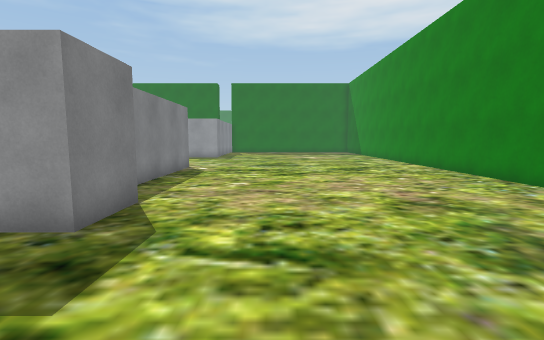
View 1 (above)

16 first-person views from a walk through a Unity game level. The camera is 1.3 m above the floor, tilts 6° down and sees 85° across. The floor is counted in squares, 1 m on a side. Each view is taken from the middle of a square. On the plan, view 1 faces up. The plan holds only what a view shows up to about 14 squares ahead; the rest is blank. The place goes on beyond the plan. The player is left out.

View 2
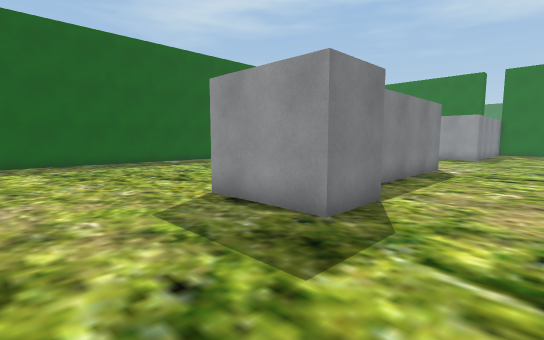

View 3
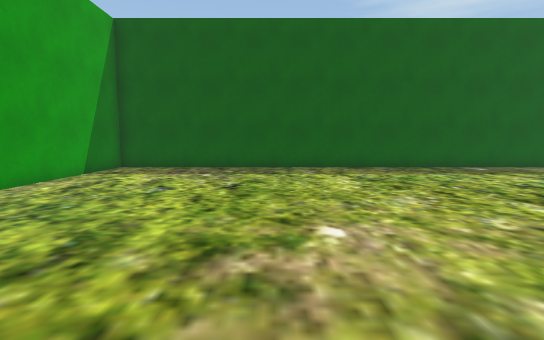

View 4
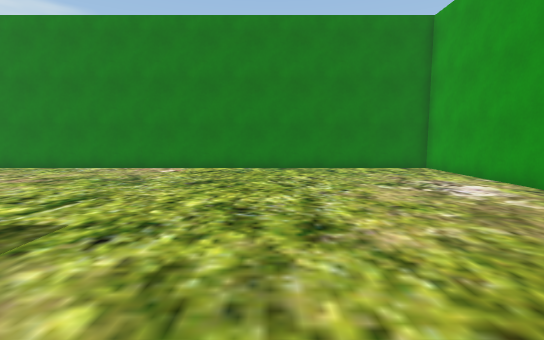

View 5
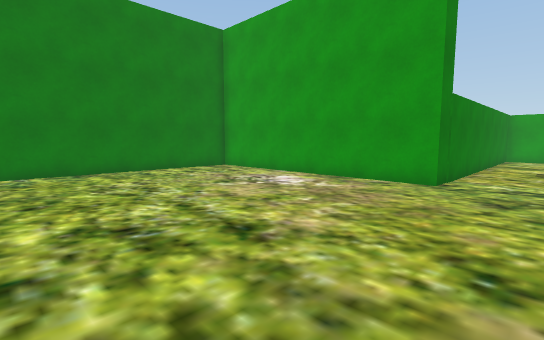

View 6
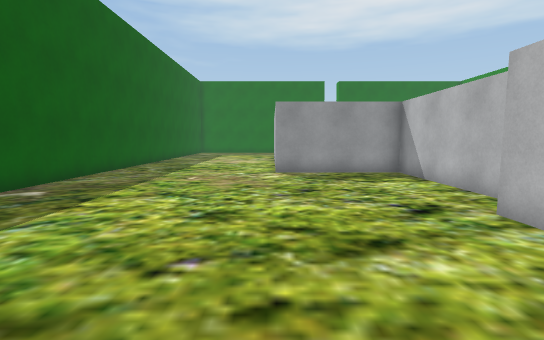

View 7
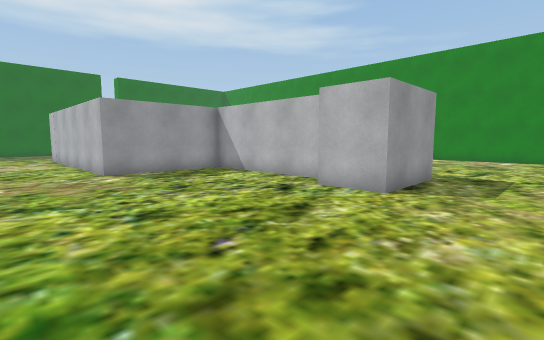

View 8
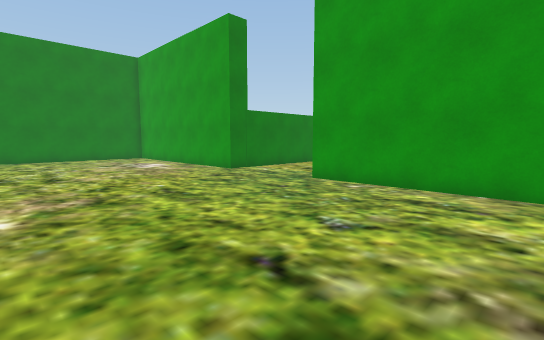

View 9
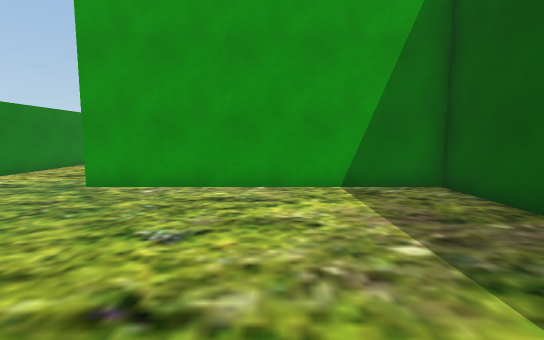

View 10
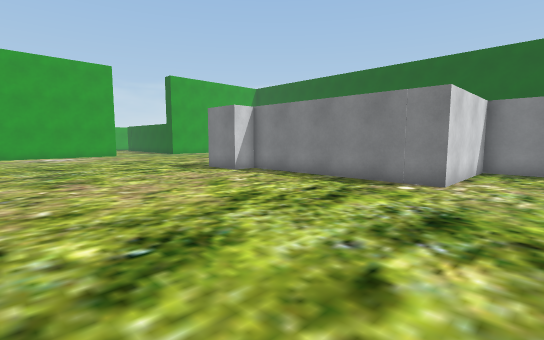

View 11
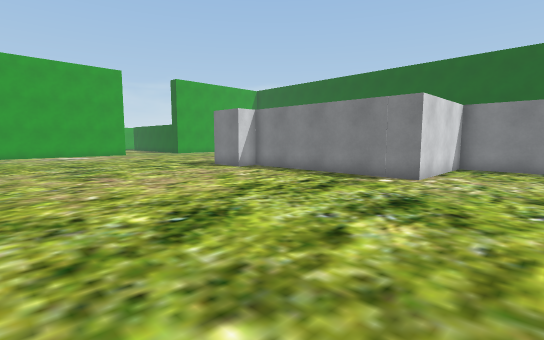

View 12
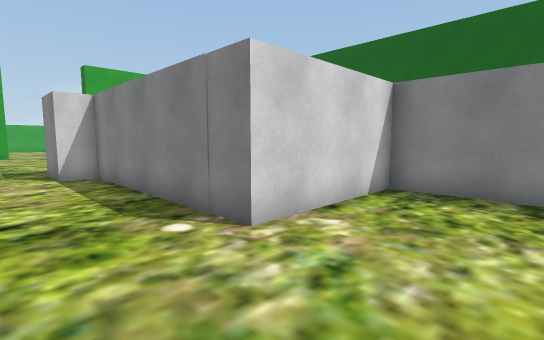

View 13
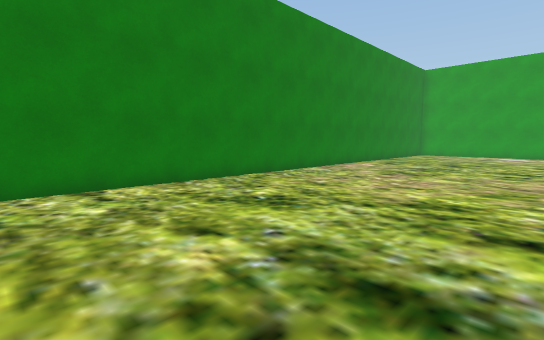

View 14
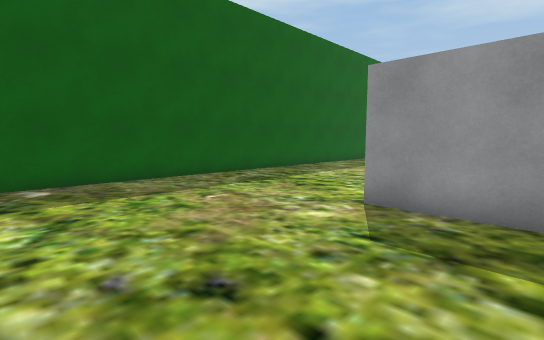

View 15
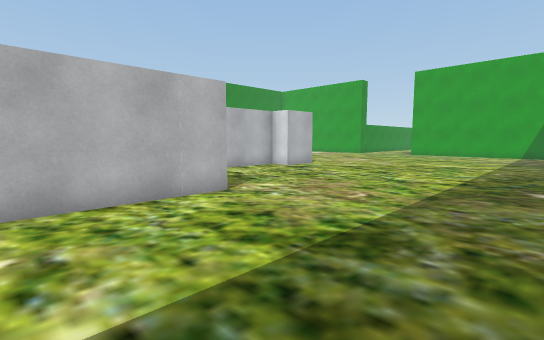

View 16
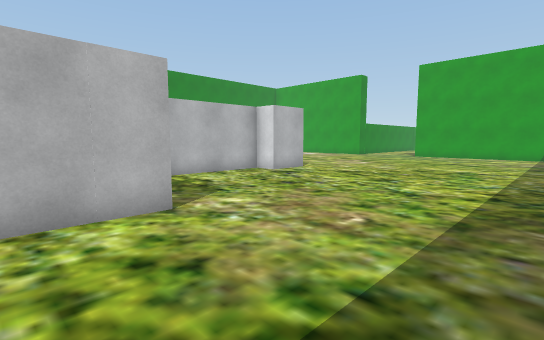

### Floor plan
Points are (right, up) in squares from view 1. A wall is a line through its corners. A room is listed if a view was taken in it or the views show most of it. See-through windows are left out.
Room 1 (views 1, 2, 3, 4, 5, 6, 7, 8, 9, 10, 11, 12, 13, 14, 15, 16)
walls: (-2.5, -10.5) (-2.5, -7.9) (7.3, -7.9) (7.3, 16.8); (-8.6, 16.8) (-8.6, 13.7) (-3.8, 13.7) (-3.8, 6) (-2.8, 6) (-2.8, 4) (-6.1, 4) (-6.1, 6) (-5.1, 6) (-5.1, 12.5) (-9.9, 12.5) (-9.9, 17.5); (-16.6, 17.4) (-16.6, -7.9) (-6.9, -7.9)

Positions as (right, up) in squares from view 1, and headings:
1: (0, 0), facing up
2: (0, 0), facing up-left
3: (-3, -1), facing left
4: (-6, -1), facing right
5: (-5, 1), facing down-right
6: (-10, 1), facing up
7: (-13, 1), facing up-right
8: (-13, 0), facing down-right
9: (-12, 0), facing down
10: (5, 16), facing down-left
11: (6, 17), facing down-left
12: (-1, 17), facing down-left
13: (-1, 17), facing down-right
14: (-7, 7), facing up-left
15: (-16, 17), facing down-right
16: (-15, 15), facing down-right
